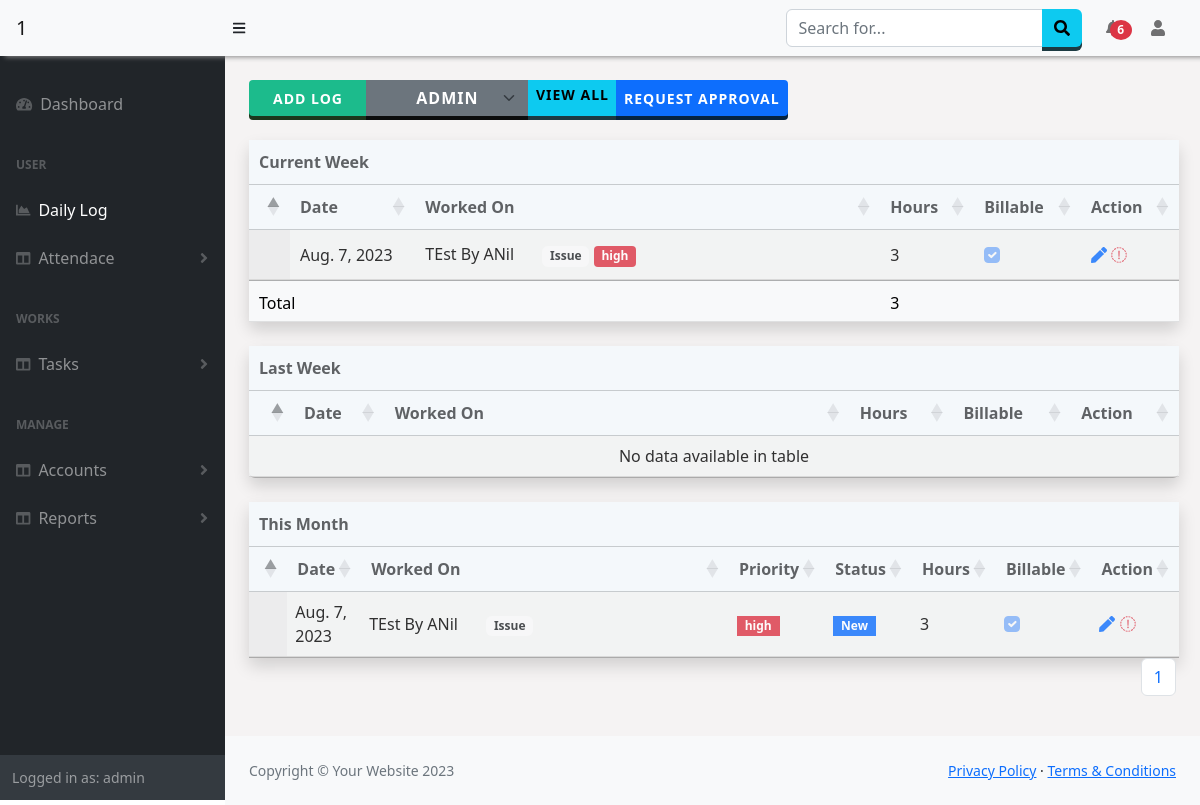
Page /Worklog/dailylog/ (signed in) on the committed database.
### emp_worklog/models.py (models this page shows, shortened)
class worklog(models.Model):
  User = models.ForeignKey(User,on_delete=models.CASCADE)
  Date = models.DateField(default=timezone.now)
  TaskType = models.ForeignKey(tasktype, on_delete=models.CASCADE,default=None,null=True)
  project_id = models.ForeignKey(SubProject,null=True,on_delete=models.SET_NULL,default=None)
  task = models.ForeignKey(Ticket,null=True,on_delete=models.SET_NULL,default=None)
  Workdone = models.CharField(max_length=255)
  Hours = models.PositiveIntegerField(default=0)
  Billable = models.BooleanField("Billable", default=False, null=True)

class tasktype(models.Model):
  TaskType=models.CharField(max_length=100, null=False)

### Issue/models.py (models this page shows, shortened)
class Ticket(models.Model):
    ticket_name= models.CharField(max_length=30)
    ticket_type= models.CharField(max_length=30)
    short_desc= models.CharField(max_length=130,null=True)
    open_date= models.DateField(null=True)
    affected_user= models.ForeignKey(employee,null=True,on_delete=models.SET_NULL)
    priority= models.CharField(max_length=30)
    state= models.CharField(max_length=30,default="New",null=True)
    last_updated= models.DateField(null=True)
    assigned_grp= models.CharField(max_length=30,null=True)
    assigned_to= models.ForeignKey(User,on_delete=models.SET_NULL,null=True)
    email= models.EmailField(max_length=100,null=True)
    comments= models.CharField(max_length=120,null=True)
    company = models.ForeignKey(Company,on_delete=models.SET_NULL,null=True)

### emp_worklog/views.py (the view, shortened to what this page needs)
# urls.py: path('dailylog/', views.dailylog, name='dailylog'),
@login_required
@csrf_exempt
def dailylog(request):
    getTeam_users = checkTeams(request)
    allusers = User.objects.filter(pk__in=getTeam_users[0])
    task =tasktype.objects.all().values()
    date = datetime.today().weekday()
    if date == 0: #0=monday
        today = datetime.today()#-timedelta(days=1)#datetime.today()
    else:
        today = datetime.today()
    lastMonday = today + relativedelta(weekday=MO(-1))
    nextMonday = today + relativedelta(weekday=MO(1))
    all_data=worklog.objects.filter(User = request.user,Date__month=today.month)
    paginator=Paginator(all_data,10)
    page_number=request.GET.get('page')
    page_datafinal=paginator.get_page(page_number)
    totalpage=page_datafinal.paginator.num_pages
    if request.method == 'GET':
        thisweekdata = worklog.objects.filter(User = request.user,Date__range=(lastMonday,nextMonday))
        lastMonday2 = today + relativedelta(weekday=MO(-2))
        lastweekdata = worklog.objects.filter(User = request.user,Date__range=(lastMonday2,lastMonday-timedelta(days=1)))
        context= {
            'all_data':all_data,
            'tasktype':task,
            'lastweekdata':lastweekdata,
            'lastweektotal':lastweekdata.aggregate(Sum('Hours')),
            'thisweekdata':thisweekdata,
            'thisweektotal':thisweekdata.aggregate(Sum('Hours')),
            'is_team':getTeam_users[1],
            'all_data':page_datafinal,
            'totalpage':[n+1 for n in range(totalpage)],
            'users':allusers
        }
        return render(request, 'dailylog.html', context)

### emp_worklog/templates/dailylog.html (shortened to what this page needs)
{% extends "base.html" %}
{% block content %}
    <div class="">
		<div class="d-flex ">
			<div class="input-group w-auto">
				<button class="btn btn-success btn-sm ps-4 pe-4" type="button" id="logBtn" data-bs-toggle="modal" data-bs-target="#addLog" >
					Add Log
				</button>
				{% if user.is_superuser or is_team == True %}
				<select class=" btn btn-secondary form-select form-select-sm" id="user_s" onchange="getuserLog();" >
						<option value="{{user.id}}">{{user.username}}</option>
					</select>
				{% endif %}
				<a class="btn btn-info btn-sm" href="{% url 'usersLog' %}" >View All</a>
				<button class="btn btn-primary btn-sm" type="button" id="approveBtn" data-bs-toggle="modal" data-bs-target="#approveLog" >Request Approval</button>
			</div>
		</div>
        <div class="table-wrapper mt-4">
			<div class=" table-responsive-sm mt-4" >
				<table class="table display table-sm table-hover table-light shadow rounded" id="thisweeklogTable" >
					<thead>
						<tr><th colspan='5' class="text-center1">Current Week<th></tr>
						<tr class="align-middle ">
							<th></th>
							<th>Date</th>
							<th class="w-50">Worked On</th>
							<th>Hours</th>
							<th>Billable</th>
							<th>Action</th>
						</tr>
					</thead>
					<tbody>
						{% for d in thisweekdata %}
						<tr style="height:50px;opacity:0.8;" class="align-middle" id="testANil">
							<td class="p-2 details-control">
						   </td>
							<td>{{d.Date}}</td>
							<td class="w-25">
								{% if d.project_id != None %}{{d.project_id.name}}{% else %}{{d.task.ticket_name}} {% endif %}<span class="badge bg-light text-dark ms-4">{{d.TaskType.TaskType}}</span>
								{% if d.TaskType.TaskType == 'Issue' %}
								<span class="badge rounded-1 {% if d.task.priority == 'high' %}text-bg-danger{% elif d.task.priority == 'medium' %}text-bg-info{% elif d.task.priority == 'low' %}text-bg-primary{% endif %}">{{d.task.priority}}</span>
								{% endif %}
							</td>
							<td>{{d.Hours}}</td>
							<td><input disabled class="form-check-input" type="checkbox" {% if d.Billable != True %}{% else %}Checked{% endif %} /></td>
							<td>
								<a onclick="getLog({{d.id}})"><i class="fas fa-solid fa-pen text-primary"></i></a>
								<a  data-bs-toggle="modal" data-bs-target="#deleteLog"><i class="fas fa-sharp fa-solid fa-trash text-danger"></i></a>
							</td>
						</tr>
						{% endfor %}
					</tbody>
					<tfoot>
						{% if thisweekdata %}
							<tr>
								<td colspan="3">Total</td>
								<td colspan="3">
									{{thisweektotal.Hours__sum}}
								</td>
							</tr>
						{% endif %}
					</tfoot>
				</table>
			<div>
			<div class=" table-responsive-sm mt-4">
				<table class="table display  table-sm table-hover table-light shadow rounded" id="weeklogTable" >
					<thead>
						<tr><th colspan='5' class="text-center1">Last Week<th></tr>
						<tr>
							<th></th>
							<th>Date</th>
							<th class="w-50">Worked On</th>
							<th>Hours</th>
							<th>Billable</th>
							<th>Action</th>
						</tr>
					</thead>
					<tbody>
					</tbody>
				</table>
			</div>
			<div class=" table-responsive-sm mt-4">
				<table class="table display table-sm table-hover table-light shadow" id="logTable" >
					<thead>
						<tr><th colspan='7' class="text-center1">This Month<th></tr>
						<tr>
							<th></th>
							<th scope="col" class="">Date</th>
							<th scope="col" class="w-50">Worked On</th>
							<th scope="col">Priority</th>
							<th scope="col">Status</th>
							<th scope="col">Hours</th>
							<th scope="col">Billable</th>
							<th scope="col">Action</th>
						</tr>
					</thead>
					<tbody>
						{% for d in all_data %}
						<tr class="align-middle" style="height:50px;font-weight:400;" >
							<td class="details-control">
							</td>
							<td class="p-2">{{d.Date}}</td>
							<td class="w-25 p-2">{% if d.project_id != None %}{{d.project_id.name}}{% else %}{{d.task.ticket_name}} {% endif %}<span class="badge bg-light text-dark ms-4">{{d.TaskType.TaskType}}</span></td>
							<td class="p-2">
								{% if d.TaskType.TaskType == 'Issue' %}
								<span class="badge rounded-0 {% if d.task.priority == 'high' %}text-bg-danger{% elif d.task.priority == 'medium' %}text-bg-info{% elif d.task.priority == 'low' %}text-bg-primary{% endif %}">{{d.task.priority}}</span>
								{% endif %}
							</td>
							<td class="p-2">
								{% if d.TaskType.TaskType == 'Issue' %}
								<span class="badge rounded-0 {% if d.task.state == 'New' %}text-bg-primary{% elif d.task.state == 'InProgress' %}text-bg-info{% elif d.task.state == 'Completed' %}text-bg-success{% elif d.task.state == 'Hold' %}text-bg-warning{% elif d.task.state == 'Canceled' %}text-bg-danger{% endif %}">{{d.task.state}}</span>
								{% endif %}
							</td>
							<td class="p-2">{{d.Hours}}</td>
							<td class="p-2"><input disabled class="form-check-input" type="checkbox" {% if d.Billable != True %}{% else %}Checked{% endif %} /></td>
							<td class="p-2">
								<a onclick="getLog({{d.id}})"><i class="fas fa-solid fa-pen text-primary"></i></a>
								<a  data-bs-toggle="modal" data-bs-target="#deleteLog"><i class="fas fa-sharp fa-solid fa-trash text-danger"></i></a>
							</td>
						</tr>
						{% endfor %}
					</tbody>
				</table>
				<div class="clearfix" style="display: flex; justify-content: right;">
					<nav aria-label="...">
						<ul class="pagination">
							{% for n in totalpage %}
							<li class="page-item"><a href="/Worklog/dailylog/?page={{n}}"  class="page-link">{{n}}</a></li>
							{% endfor %}
						</ul>
					</nav>
				</div>
			</div>
        </div>
    </div>
{% endblock %}

### templates/base.html (shortened to what this page needs)
<!DOCTYPE html>
<html lang="en">
    <head>
        <link href="https://cdn.jsdelivr.net/npm/simple-datatables@7.1.2/dist/style.min.css" rel="stylesheet" />
        <link href="https://cdn.datatables.net/1.13.5/css/jquery.dataTables.min.css" rel="stylesheet" />
        <link href="https://cdn.datatables.net/buttons/2.4.1/css/buttons.dataTables.min.css" rel="stylesheet" />
        <link href="/static/css/styles.css" rel="stylesheet" />
        <link href="/static/css/customSB.css" rel="stylesheet" />
    </head>
    <body class="sb-nav-fixed" >
        <nav class="sb-topnav navbar navbar-expand-sm navbar-light bg-light fixed-top" style=" box-shadow: 5px 1px 5px #888888;">
            <a class="navbar-brand ps-3 bg-light" href="{% url 'home' %}">{{request.session.company}}{{request.session.id}}</a>
            <button class="btn btn-link btn-sm order-2 order-lg-0 me-4 me-lg-0" id="sidebarToggle" href="#!"><i class="fas fa-bars"></i></button>
            <form class="d-none d-md-inline-block form-inline ms-auto me-0 me-md-3 my-2 my-md-0">
                <div class="input-group">
                    <input class="form-control" type="text" placeholder="Search for..." aria-label="Search for..." aria-describedby="btnNavbarSearch" />
                    <button class="btn btn-info" id="btnNavbarSearch" type="button"><i class="fas fa-search"></i></button>
                </div>
            </form>
            <ul class="navbar-nav ms-auto ms-md-0 ">
                <li class="nav-item dropdown">
                    <a class="nav-link dropdown-toggle" id="navbarDropdown" href="#" role="button" data-bs-toggle="dropdown" aria-expanded="false"> <span class="badge badge-sm badge-danger badge-counter bg-danger rounded-circle " style="margin-left:-10px;">{% if n_leaves.count|add:n_log_approval.count != 0 %}{{ n_leaves.count|add:n_log_approval.count}}{% endif %}</span></a>
                        </a></li>
                    </ul>
            <ul class="navbar-nav  ms-md-0 me-3 me-lg-4">
                <li class="nav-item dropdown">
                    <a class="nav-link dropdown-toggle" id="navbarDropdown" href="#" role="button" data-bs-toggle="dropdown" aria-expanded="false"><i class="fas fa-user fa-fw"></i></a>
                </li>
            </ul>
        </nav>
        <div id="layoutSidenav" style="background-color:rgb(245, 243, 243);">
            <div id="layoutSidenav_nav">
                <nav class="sb-sidenav accordion sb-sidenav-dark" id="sidenavAccordion" >
                    <div class="sb-sidenav-menu" >
                        <div class="nav">
                            <a class="nav-link mt-4" href="{% url 'home' %}">
                                <div class="sb-nav-link-icon"><i class="fas fa-tachometer-alt"></i></div>
                                <span style="{% if request.path == '/' %}color:white;{% endif %}">Dashboard<span>
                            </a>
                            <div class="sb-sidenav-menu-heading">User</div>
                            <a class="nav-link" href="{% url 'dailylog' %}">
                                <div class="sb-nav-link-icon"><i class="fas fa-chart-area"></i></div>
                                <span style="{% if request.path == '/Worklog/dailylog/' %}color:white;{% endif %}">Daily Log<span>
                            </a>
                            <a class="nav-link collapsed" href="#" data-bs-toggle="collapse" data-bs-target="#collapseAttendance" aria-expanded="false" aria-controls="collapseLayouts">
                                <div class="sb-nav-link-icon"><i class="fas fa-columns"></i></div>
                                Attendace
                                <div class="sb-sidenav-collapse-arrow"><i class="fas fa-angle-down"></i></div>
                            </a>
                            <div class="sb-sidenav-menu-heading">Works</div>
                            <a class="nav-link collapsed" href="#" data-bs-toggle="collapse" data-bs-target="#collapseLayouts" aria-expanded="false" aria-controls="collapseLayouts">
                                <div class="sb-nav-link-icon"><i class="fas fa-columns"></i></div>
                                Tasks
                                <div class="sb-sidenav-collapse-arrow"><i class="fas fa-angle-down"></i></div>
                            </a>
                            <div class="sb-sidenav-menu-heading">Manage</div>
                            <a class="nav-link collapsed" href="#" data-bs-toggle="collapse" data-bs-target="#collapseDetails" aria-expanded="false" aria-controls="collapseLayouts">
                                <div class="sb-nav-link-icon"><i class="fas fa-columns"></i></div>
                                Accounts
                                <div class="sb-sidenav-collapse-arrow"><i class="fas fa-angle-down"></i></div>
                            </a>
                            <a class="nav-link collapsed" href="#" data-bs-toggle="collapse" data-bs-target="#collapseReports" aria-expanded="false" aria-controls="collapseLayouts">
                                <div class="sb-nav-link-icon"><i class="fas fa-columns"></i></div>
                                Reports
                                <div class="sb-sidenav-collapse-arrow"><i class="fas fa-angle-down"></i></div>
                            </a>
                        </div>
                    </div>
                    <div class="sb-sidenav-footer">
                        <div class="small">Logged in as: {{ user.username}}</div>
                    </div>
                </nav>
            </div>
            <div id="layoutSidenav_content" >
                <main class="p-4" >
                    {% block content %}
                {% endblock %}
                </main>
                <footer class="py-4 bg-light mt-auto">
                    <div class="container-fluid px-4">
                        <div class="d-flex align-items-center justify-content-between small">
                            <div class="text-muted">Copyright &copy; Your Website 2023</div>
                            <div>
                                <a href="#">Privacy Policy</a>
                                &middot;
                                <a href="#">Terms &amp; Conditions</a>
                            </div>
                        </div>
                    </div>
                </footer>
            </div>
        </div>
        <link href="https://cdnjs.cloudflare.com/ajax/libs/twitter-bootstrap/5.2.0/css/bootstrap.min.css" rel="stylesheet" type="text/css">
    </body>
</html>

### rows in the picture
worklog: Date "Aug. 7, 2023", task.ticket_name "TEst By ANil", TaskType.TaskType "Issue", task.priority "high", Hours "3", Billable "☑", task.state "New"

### other values in the picture
{{ request.session.id }} "1"
{{ n_leaves.count|add:n_log_approval.count }} "6"
{{ user.username }} "admin"
{{ thisweektotal.Hours__sum }} "3"
{{ n }} "1"
